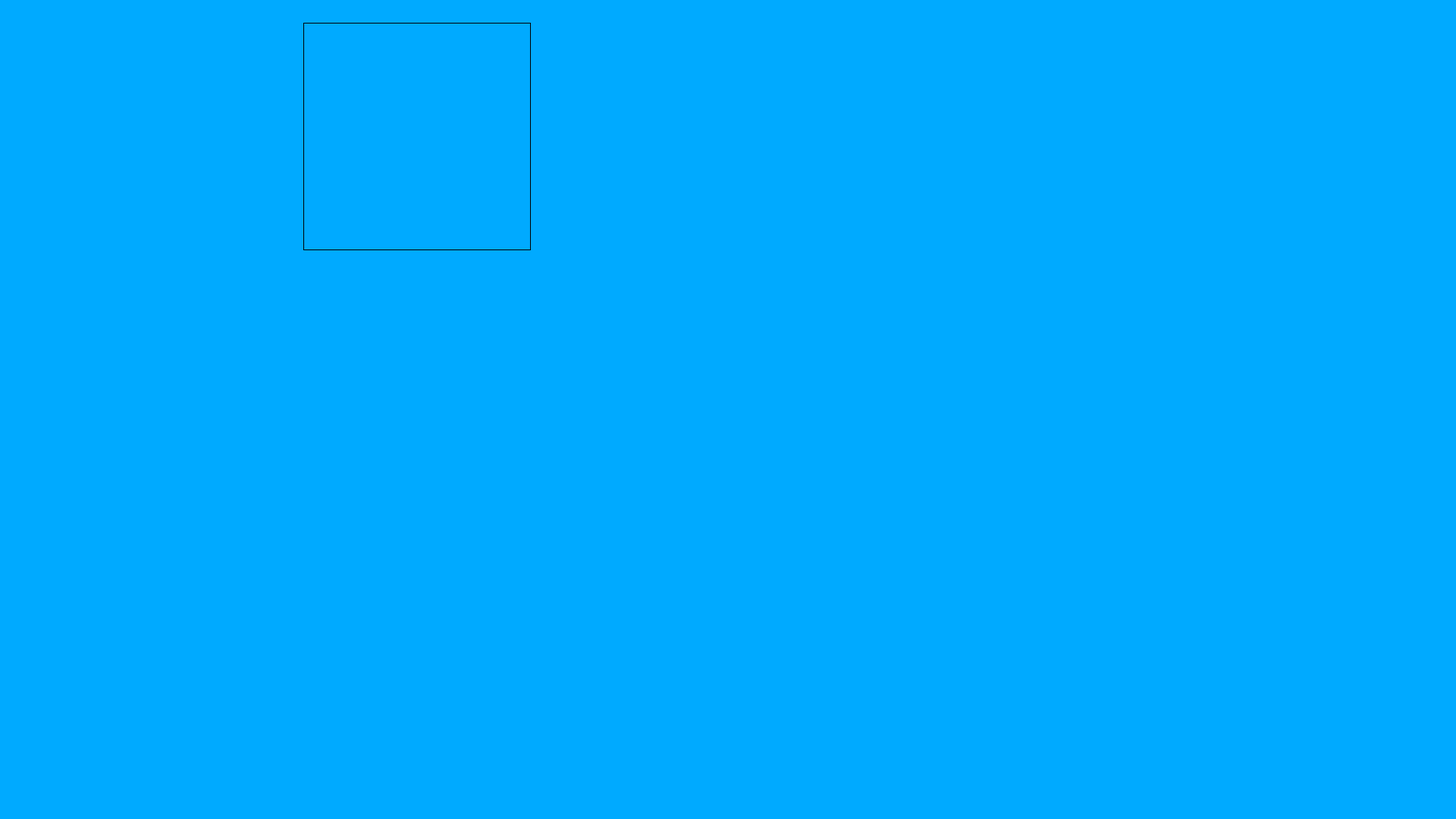
<?xml version="1.0" encoding="UTF-8"?>
<ui version="4.0">
 <class>MainWindow</class>
 <widget class="QMainWindow" name="MainWindow">
  <property name="geometry">
   <rect>
    <x>0</x>
    <y>0</y>
    <width>1920</width>
    <height>1080</height>
   </rect>
  </property>
  <property name="windowTitle">
   <string>MainWindow</string>
  </property>
  <property name="styleSheet">
   <string notr="true">background-color: rgb(0, 170, 255);
background-image : url(mk11fundo.jpg);</string>
  </property>
  <widget class="QWidget" name="centralwidget">
   <widget class="QPushButton" name="pushButton">
    <property name="geometry">
     <rect>
      <x>400</x>
      <y>30</y>
      <width>300</width>
      <height>300</height>
     </rect>
    </property>
    <property name="font">
     <font>
      <pointsize>13</pointsize>
      <weight>75</weight>
      <bold>true</bold>
     </font>
    </property>
    <property name="styleSheet">
     <string notr="true">  border: 1px solid;
  padding: 10px;
 background-image : url(Mortal_Kombat_11_capa.jpg);</string>
    </property>
    <property name="text">
     <string/>
    </property>
   </widget>
   <widget class="QPushButton" name="pushButton_2">
    <property name="geometry">
     <rect>
      <x>30</x>
      <y>30</y>
      <width>300</width>
      <height>300</height>
     </rect>
    </property>
    <property name="font">
     <font>
      <pointsize>13</pointsize>
      <weight>75</weight>
      <bold>true</bold>
     </font>
    </property>
    <property name="styleSheet">
     <string notr="true">border-style: outset;
border-radius: 15px;
background-image : url(tony.jpg);
</string>
    </property>
    <property name="text">
     <string/>
    </property>
   </widget>
  </widget>
  <widget class="QMenuBar" name="menubar">
   <property name="geometry">
    <rect>
     <x>0</x>
     <y>0</y>
     <width>1920</width>
     <height>21</height>
    </rect>
   </property>
  </widget>
  <widget class="QStatusBar" name="statusbar"/>
 </widget>
 <resources/>
 <connections/>
</ui>
